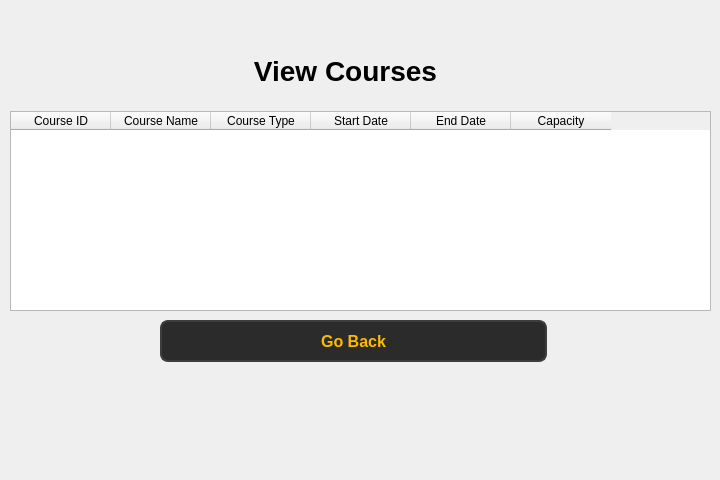
<?xml version="1.0" encoding="UTF-8"?>
<ui version="4.0">
 <class>Form</class>
 <widget class="QWidget" name="Form">
  <property name="geometry">
   <rect>
    <x>0</x>
    <y>0</y>
    <width>720</width>
    <height>480</height>
   </rect>
  </property>
  <property name="windowTitle">
   <string>Form</string>
  </property>
  <widget class="QLabel" name="label">
   <property name="geometry">
    <rect>
     <x>250</x>
     <y>50</y>
     <width>191</width>
     <height>41</height>
    </rect>
   </property>
   <property name="font">
    <font>
     <pointsize>21</pointsize>
     <bold>true</bold>
    </font>
   </property>
   <property name="text">
    <string>View Courses</string>
   </property>
   <property name="alignment">
    <set>Qt::AlignmentFlag::AlignCenter</set>
   </property>
  </widget>
  <widget class="QTableWidget" name="tableWidget">
   <property name="geometry">
    <rect>
     <x>10</x>
     <y>111</y>
     <width>701</width>
     <height>200</height>
    </rect>
   </property>
   <property name="minimumSize">
    <size>
     <width>500</width>
     <height>200</height>
    </size>
   </property>
   <property name="maximumSize">
    <size>
     <width>701</width>
     <height>16777215</height>
    </size>
   </property>
   <property name="autoFillBackground">
    <bool>false</bool>
   </property>
   <property name="sizeAdjustPolicy">
    <enum>QAbstractScrollArea::SizeAdjustPolicy::AdjustToContents</enum>
   </property>
   <column>
    <property name="text">
     <string>Course ID</string>
    </property>
   </column>
   <column>
    <property name="text">
     <string>Course Name</string>
    </property>
   </column>
   <column>
    <property name="text">
     <string>Course Type</string>
    </property>
   </column>
   <column>
    <property name="text">
     <string>Start Date</string>
    </property>
   </column>
   <column>
    <property name="text">
     <string>End Date</string>
    </property>
   </column>
   <column>
    <property name="text">
     <string>Capacity</string>
    </property>
   </column>
  </widget>
  <widget class="QPushButton" name="pushButton_5">
   <property name="geometry">
    <rect>
     <x>160</x>
     <y>320</y>
     <width>387</width>
     <height>42</height>
    </rect>
   </property>
   <property name="styleSheet">
    <string notr="true">QPushButton {
        background-color: #2b2b2b;  
        color: #fcba03;              
        border: 2px solid #3d3d3d;      
        border-radius: 8px;          
        padding: 8px 16px;            
        font-size: 16px;            
        font-weight: bold;
    
    }

    QPushButton:hover {
        background-color: #fcba03;
		 color: #000000;
        border: 2px solid #5a5a5a;    
    }

    QPushButton:pressed {
        background-color: #1a1a1a;      
        border: 2px solid #2b2b2b;      
    }</string>
   </property>
   <property name="text">
    <string>Go Back</string>
   </property>
  </widget>
 </widget>
 <resources/>
 <connections/>
</ui>
